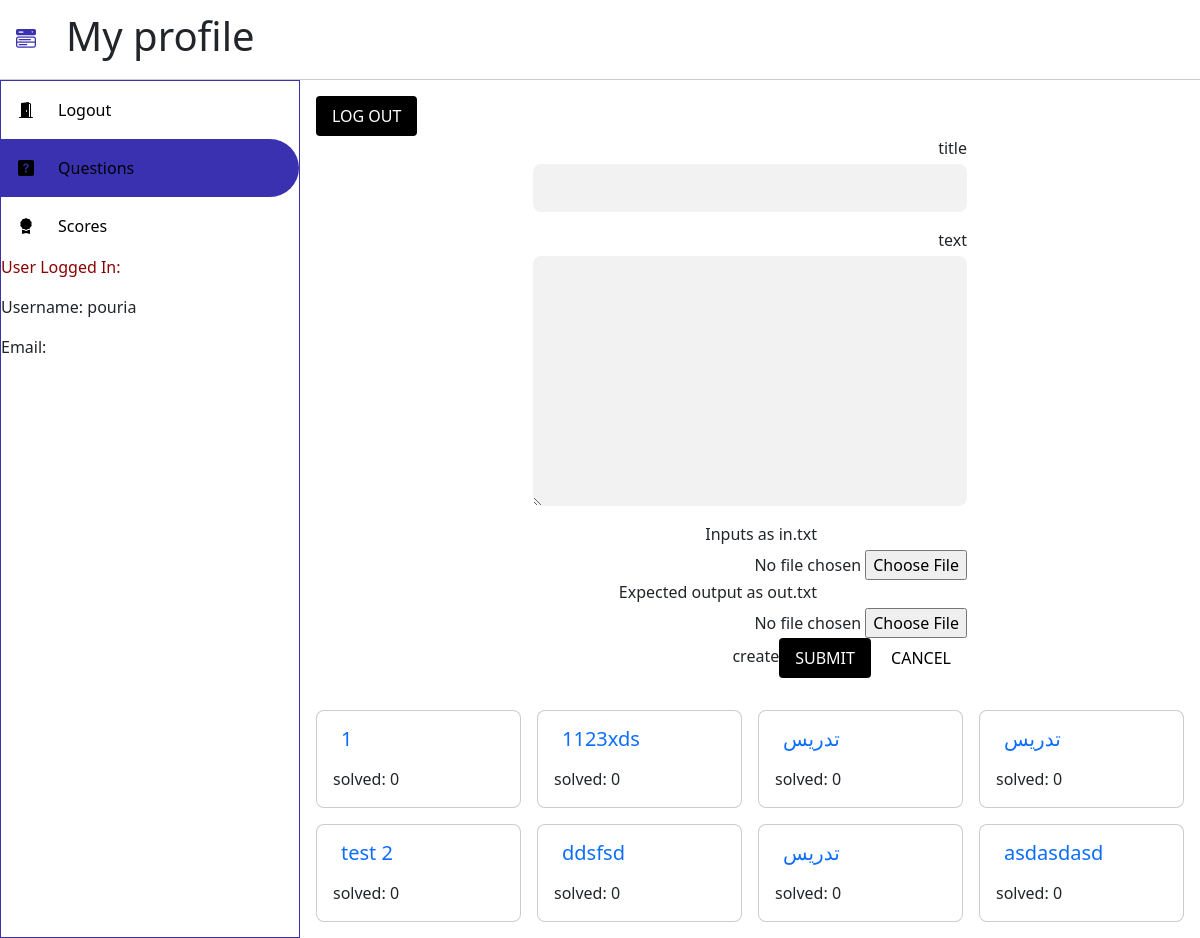
The app's page / (signed in), older data.
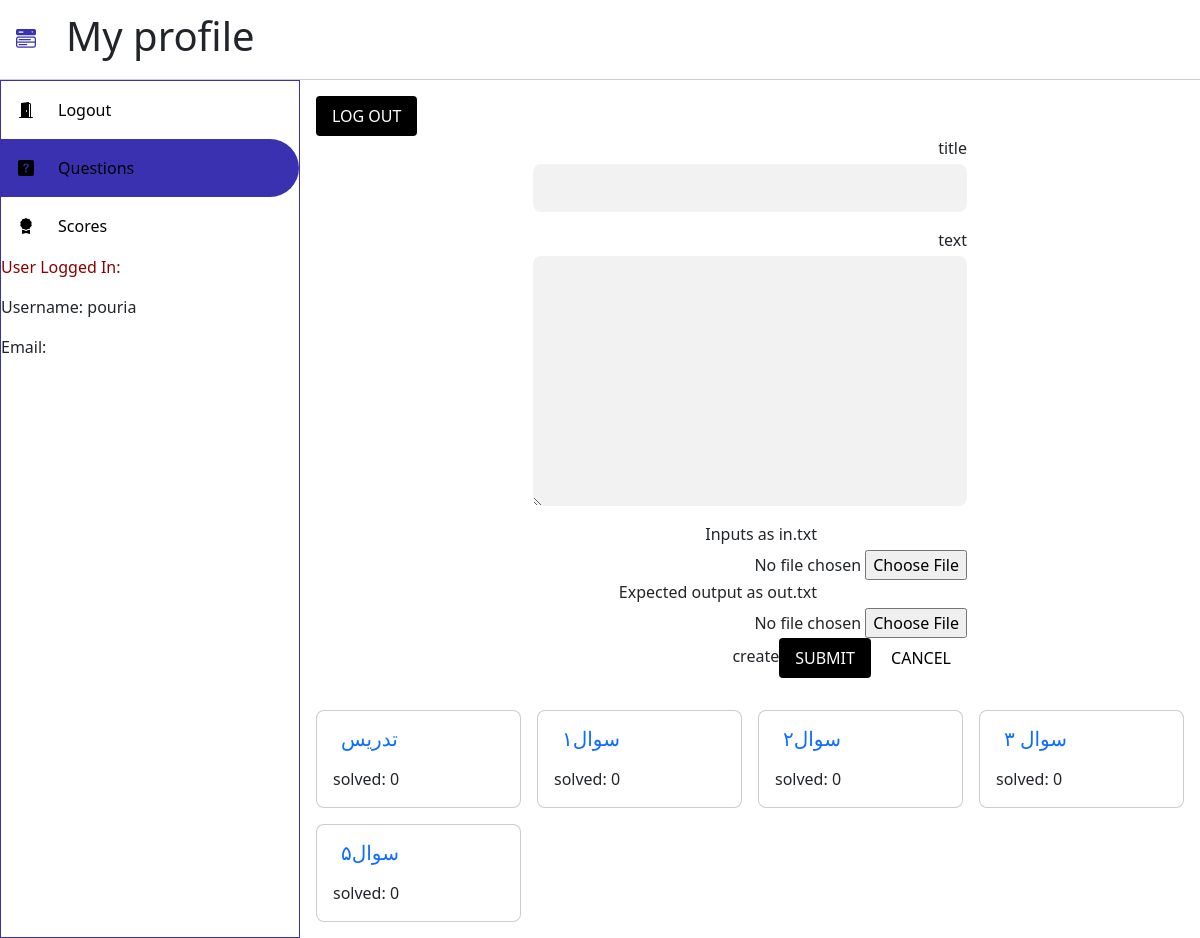
The same page, newer data.
### copo/models.py (models this page shows, shortened)
class Questions(models.Model):
    title = models.CharField(max_length=50)
    description = models.TextField(max_length=100)
    in_txt = models.FileField(upload_to=upload_to_in)
    out_txt = models.FileField(upload_to=upload_to_out)

### copo/views.py (the view)
# urls.py: path('', func_main, name='main'),
def func_main(request):
    if request.user.is_authenticated:
        print(request.user.username)
        if request.method == "POST":
            new_question = Questions(title=request.POST['title'], description=request.POST['description'],
                                     in_txt=request.FILES['in'], out_txt=request.FILES['out'])
            new_question.save()
            with open(
                    str(BASE_DIR) + '/media/' + str(
                        Questions.objects.get(title=request.POST['title']).id) + '/ex_out.txt',
                    'a') as c:
                c.close()
            return redirect('main')
        else:
            all_questions = Questions.objects.all()
            return render(request, 'index.html',
                          {'path': request.get_host(), 'all_questions': all_questions, 'user': request.user.username,
                           'email': request.user.email})
    else:
        return redirect('accounts/login/')

### copo/templates/index.html (shortened to what this page needs)
{% load static %}
<!DOCTYPE html>
<html lang="end">
<head>
    <link rel="stylesheet" href="{% static 'css/fonts.css' %}">
    <link rel="stylesheet" href="{% static 'css/bootstrap/css/bootstrap.min.css' %}">
    <link rel="stylesheet" href="https://cdn.jsdelivr.net/npm/bootstrap-icons@1.5.0/font/bootstrap-icons.css">
    <link rel="stylesheet" href="{% static 'css/main/style.css' %}">
</head>
<body>
<header class="header">
    <button id="menuBtn" class="btn btn--icon">
        <i class="bi-menu-button-wide-fill"></i>
    </button>
    <h1>
        My profile
    </h1>
</header>
<div class="wrapper">
    <aside class="sidebar">
        <ul class="menu" id="menu">
            <li class="menu__item" id="log-out">
                <a class="menu__link" href="http://127.0.0.1:8000/accounts/logout">
                    <i class="bi bi-door-open-fill"></i>
                    logout
                </a>
            </li>
            <li class="menu__item" id="questions">
                <a class="menu__link menu__link--active" href="#">
                    <i class="bi bi-question-square-fill"></i>
                    questions
                </a>
            </li>
            <li class="menu__item" id="score-board">
                <a class="menu__link" href="scoreboard.html">
                    <i class="bi bi-award-fill"></i>
                    scores
                </a>
            </li>
            <li class="menu__item" id="score-board">
                <p style="color: darkred">User Logged In:</p>
                <p>Username: {{ user }}</p>
                <p>Email: {{ email }}</p>
            </li>
        </ul>
    </aside>
    <div class="main">
        <button class="btn btn-info btn-outline-danger" id="logout">log out</button>
        <form method="post" enctype="multipart/form-data" class="note-form" dir="rtl">
            <p>
                <label class="form__label" for="noteTitle">
                    title
                </label>
                <input class="form__input" id="noteTitle" name="title" dir="rtl" maxlength="50"/>
            </p>
            <p>
                <label class="form__label" for="noteText">
                    text
                </label>
                <textarea class="form__input" id="noteText" name="description" dir="rtl" maxlength="2000"
                          style="height: 250px"></textarea>
            </p>
            <label class="form__label" style="padding-right: 150px">Inputs as in.txt</label>
            <input type="file" name="in">
            <label class="form__label" style="padding-right: 150px">Expected output as out.txt</label>
            <input type="file" name="out">
            <div class="text-right">
                <button class="btn btn--text" type="reset">cancel</button>
                <input class="btn" type="submit">create</input>
            </div>
        </form>
        <main class="notes">
            {% for question in all_questions %}
                <div class="card">
                    <h2 class="card__title">
                        <a href="question/{{ question.id }}" class="card__title" id="{{ question.id }}"
                           onclick="matchQuestion(this.id)">{{ question.title }}</a>
                    </h2>
                    <p class="card__text">solved: 0</p>
                </div>
            {% endfor %}
        </main>
    </div>
</div>
</body>
</html>

Row changes from the older to the newer data that the page shows:
removed Questions: title "1"
removed Questions: title "1123xds"
removed Questions: title "تدریس"
removed Questions: title "test 2"
removed Questions: title "ddsfsd"
removed Questions: title "تدریس"
removed Questions: title "asdasdasd"
added Questions: title "سوال۱"
added Questions: title "سوال۲"
added Questions: title "سوال ۳"
added Questions: title "سوال۵"
